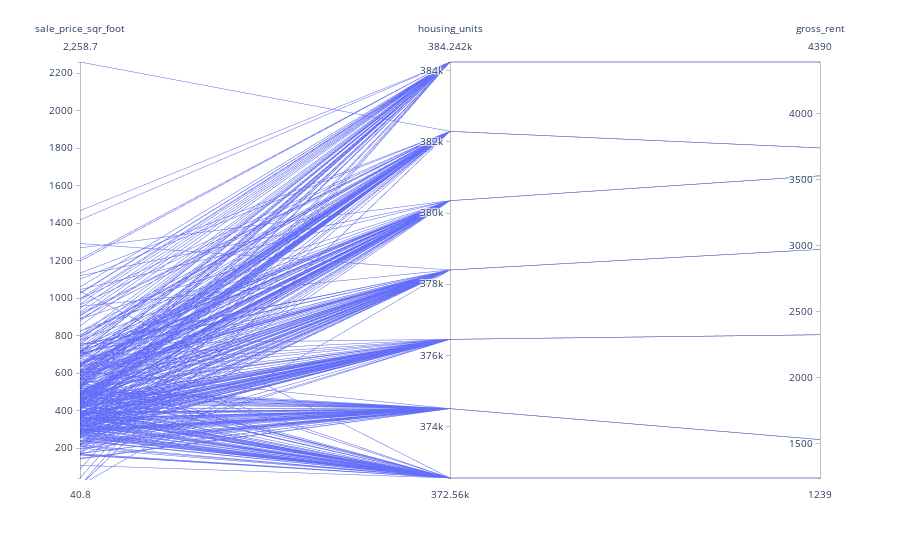

Source (notebook cell):
### Markdown cell above
## Parallel Coordinates and Parallel Categories Analysis

In this section, you will use plotly express to create parallel coordinates and parallel categories visualizations so that investors can interactively filter and explore various factors related to the sales price of the neighborhoods. 

Using the DataFrame of Average values per neighborhood (calculated above), create the following visualizations:
1. Create a Parallel Coordinates Plot
2. Create a Parallel Categories Plot

### Code cell
# Parallel Coordinates Plot
# YOUR CODE HERE!

px.parallel_coordinates(sfo_nbh)

### Figure 1 — Plotly figure (JSON) as saved in the notebook; plotly's stock layout.template omitted (floating-point values rounded to 4 significant figures; data arrays with more than 128 entries replaced by an {"elided": "..."} marker saying what was removed)
{"data": [{"dimensions": [{"label": "sale_price_sqr_foot", "values": {"elided": "397 float values"}}, {"label": "housing_units", "values": {"elided": "397 int values"}}, {"label": "gross_rent", "values": {"elided": "397 int values"}}], "domain": {"x": [0, 1], "y": [0, 1]}, "name": "", "type": "parcoords"}], "layout": {"autosize": true, "legend": {"tracegroupgap": 0}, "margin": {"t": 60}}}
